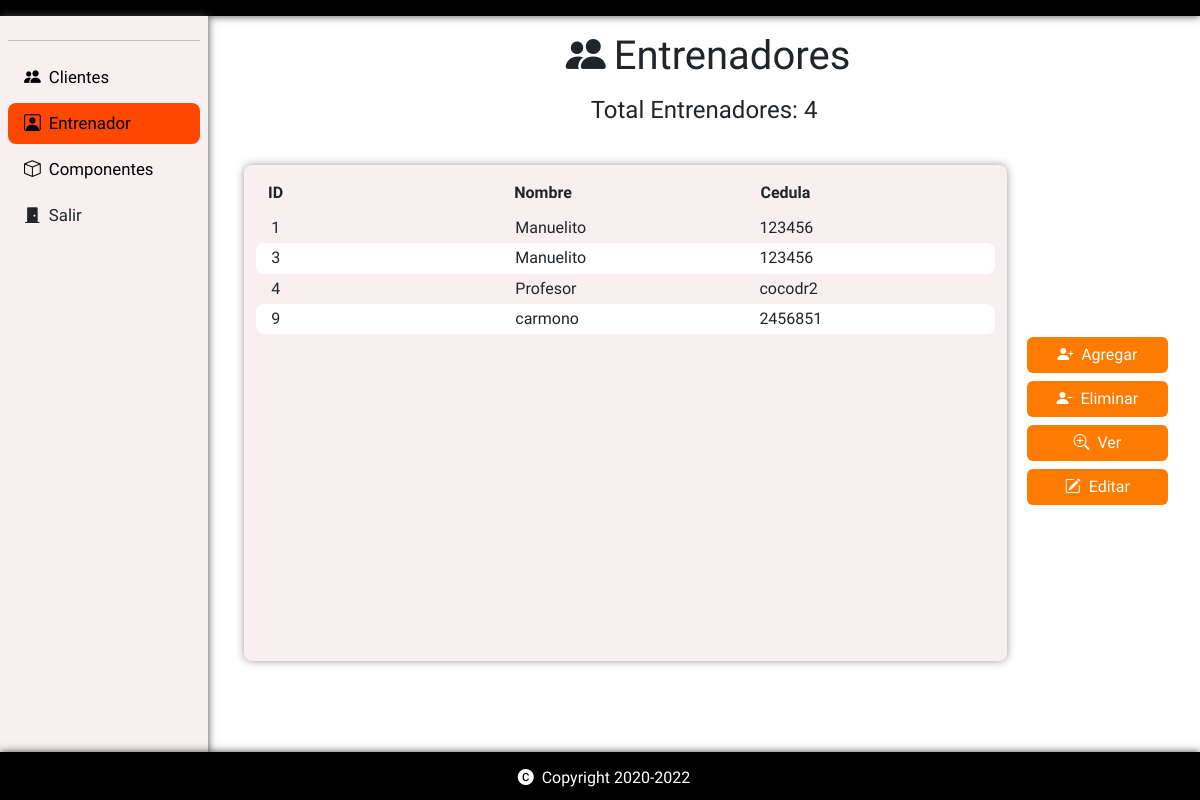
The page /admin/Trainer/admin-trainer.php on the database its author committed.
### tables this page shows
CREATE TABLE `entrenador` (
  `idEntrenador` int(11) NOT NULL,
  `cedula` varchar(10) NOT NULL,
  `sueldo` decimal(10,0) NOT NULL,
  `nombre` varchar(45) NOT NULL,
  `apellido` varchar(45) NOT NULL,
  `telefono` varchar(15) NOT NULL,
  `correo` varchar(45) NOT NULL
);

### admin/Trainer/admin-trainer.php (the view, shortened to what this page needs)
<?php
include("connect.php");
$query = "SELECT idEntrenador, nombre, cedula FROM entrenador";
$result = mysqli_query($mysqli, $query);
$filas = mysqli_num_rows($result);
?>
<!DOCTYPE html>
<html lang="en">
<head>
  <link rel="stylesheet" href="../../scss/style.css">
  <link href="https://cdn.jsdelivr.net/npm/bootstrap@5.2.1/dist/css/bootstrap.min.css" rel="stylesheet"
>
  <link rel="stylesheet" href="https://cdn.jsdelivr.net/npm/bootstrap-icons@1.9.0/font/bootstrap-icons.css" />
</head>
<body>
  <div class="top"></div>
  <nav class="sidebar">
    <hr>
    <a href="../cliente/admin-cliente.php" class="button"><i class="bi bi-people-fill mx-2"></i>Clientes</a>
    <a href="../Trainer/admin-trainer.php" class="button-main"><i class="bi bi-person-square mx-2"></i>Entrenador</a>
    <a href="../Componentes/admin-componentes.php" class="button"><i class="bi bi-box mx-2"></i>Componentes</a>
    <div class="button" data-bs-toggle="modal" data-bs-target="#exit"><i class="bi bi-door-closed-fill mx-2"></i>Salir
    </div>
  </nav>
  <div class="container app">
    <div class="row px-4 py-3">
      <h1 class="h1 text-center mb-3"><i class="bi bi-people-fill mx-2"></i>Entrenadores</h1>
      <div clas="col-4">
        <h4 class="text-center">Total Entrenadores:
          <?php echo $filas ?>
        </h4>
      </div>
    </div>
    <div class="row px-4 py-3">
      <div class="col-10">
        <div class="table trainer">
          <div class="header">
            <div class="item">ID</div>
            <div class="item">Nombre</div>
            <div class="item">Cedula</div>
          </div>
          <?php
          if ($filas > 0) {
            while ($row = mysqli_fetch_array($result)) {
          ?>
          <div class="row">
            <div id="dato">
              <?php echo $row['idEntrenador'] ?>
            </div>
            <div>
              <?php echo $row['nombre'] ?>
            </div>
            <div>
              <?php echo $row['cedula'] ?>
            </div>
          </div>
          <?php
            }
          ?>
        </div>
        <?php
          }
          ?>
      </div>
      <div class="col-2 px-2 align-v">
        <button class="btn btn-primary my-1 w-100" data-bs-toggle="modal" data-bs-target="#add"><i
            class="bi bi-person-plus-fill me-2"></i>Agregar</button>
        <button class="btn btn-primary my-1 w-100" data-bs-toggle="modal" data-bs-target="#delete"><i
            class="bi bi-person-dash-fill me-2"></i>Eliminar</button>
            <button onclick="show()" class="btn btn-primary my-1 w-100">
          <i class="bi bi-zoom-in me-2"></i>Ver
        </button>
        <button class="btn btn-primary my-1 w-100" onclick="update()">
          <i class="bi bi-pencil-square me-2"></i>Editar
        </button>
      </div>
    </div>
  </div>
  <footer class="footer mt-2 mt-lg-0 p-3 d-flex w-100">
    <h2 class="h6 text-white"><i class="bi bi-c-circle-fill mx-2"></i>Copyright 2020-2022</h2>
  </footer>
</body>
</html>

### scss/style.css (style rules this page uses)
html * { font-family: "Heebo" !important; }
html { min-height: calc(100vh - 3rem) !important; position: relative; }
a { text-decoration: none !important; color: black !important; }
body { margin: 0; }
.top { width: 100%; height: 1rem; background-color: black; box-shadow: 0 0 0.5rem rgb(68, 68, 68); }
.align-v { display: flex; flex-direction: column; justify-content: center; align-items: center !important; }
.btn { border: none !important; color: white !important; }
.btn-primary { background-color: rgb(255, 123, 0) !important; }
.sidebar { position: fixed; margin: 0; padding: 0.5rem; width: 13rem; height: 100%; background-color: rgb(248, 240, 240); box-shadow: 0 0 0.5rem rgb(68, 68, 68); }
.sidebar .button, .sidebar .button-main { font-size: 1.05rem; padding: 0.5rem; display: block; cursor: pointer; margin: 0.3rem 0; border-radius: 0.5rem; transition: background-color 0.3s; }
.sidebar .button-main { background-color: rgb(255, 72, 0); }
.app { width: calc(100% - 13rem) !important; margin-left: 13rem !important; }
.table { height: calc(100vh - 19rem); padding: 1rem 0rem; padding-left: 1.5rem; background-color: rgb(248, 240, 240); box-shadow: 0 0 0.5rem rgb(153, 153, 153); border-radius: 0.5rem; justify-content: center; overflow-y: scroll; }
.table .row { padding: 0.2rem; width: 100% !important; display: grid; cursor: pointer; border-radius: 0.5rem; transition: background-color 0.2s; }
.table .row.white { background-color: white; }
.table.trainer .row { grid-template-columns: repeat(3, 1fr); }
.table.trainer .header { grid-template-columns: repeat(3, 1fr); }
.table .header { width: 100% !important; margin-bottom: 0.5rem; display: grid; font-weight: bold; }
.footer { height: 3rem; position: absolute !important; bottom: -3rem; background-color: black; box-shadow: 0 0 0.5rem rgb(68, 68, 68); flex-direction: column; align-items: center; }

### rows shown on the page
entrenador: idEntrenador "1", nombre "Manuelito", cedula "123456"
entrenador: idEntrenador "3", nombre "Manuelito", cedula "123456"
entrenador: idEntrenador "4", nombre "Profesor", cedula "cocodr2"
entrenador: idEntrenador "9", nombre "carmono", cedula "2456851"

### other values the page prints
$filas "4"
